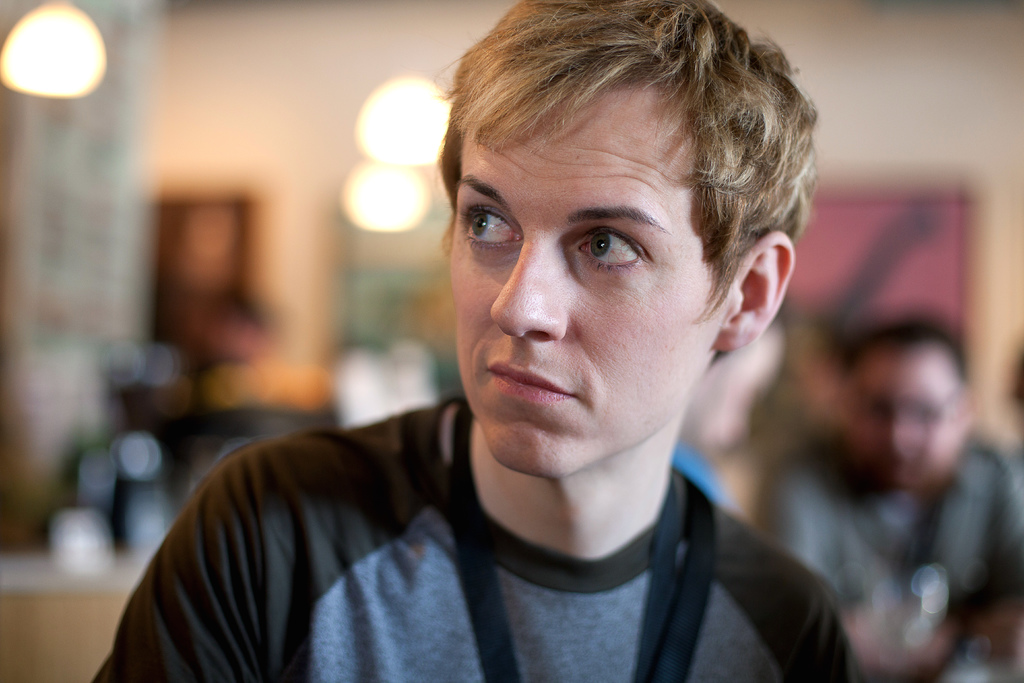
#> input picture visage.jpg, 1024 x 683 px
$ python mini_projet.py
#> lines starting #> are read from the running program, lines starting #| are printed output that depends on the picture; after the words box and inside, x2 and y2 are one past the last pixel; in counts of white or black regions, pixels touching at a corner belong together
import cv2
import numpy as np
import matplotlib.pyplot as plt
from sklearn.datasets import fetch_lfw_people
from sklearn.decomposition import PCA
from sklearn.model_selection import train_test_split
from sklearn.svm import SVC
from sklearn.metrics import classification_report
from sklearn.tree import DecisionTreeClassifier
from sklearn.ensemble import RandomForestClassifier
from skimage.feature import hog
from sklearn.preprocessing import LabelBinarizer

def compute_iou(boxA, boxB):
    xA = max(boxA[0], boxB[0])
    yA = max(boxA[1], boxB[1])
    xB = min(boxA[0] + boxA[2], boxB[0] + boxB[2])
    yB = min(boxA[1] + boxA[3], boxB[1] + boxB[3])

    inter_width = max(0, xB - xA)
    inter_height = max(0, yB - yA)
    inter_area = inter_width * inter_height

    boxA_area = boxA[2] * boxA[3]
    boxB_area = boxB[2] * boxB[3]

    union_area = boxA_area + boxB_area - inter_area
    if union_area == 0:
        return 0
    return inter_area / union_area

# Partie 1
def face_detection_and_iou(image_path, true_box):
#> called with image_path = 'visage.jpg', true_box = (462, 153, 220, 320)
    image = cv2.imread(image_path)
#> image is the input picture: shape (683, 1024, 3); mean B, G, R 100.6, 109.6, 127.3
    gray = cv2.cvtColor(image, cv2.COLOR_BGR2GRAY)
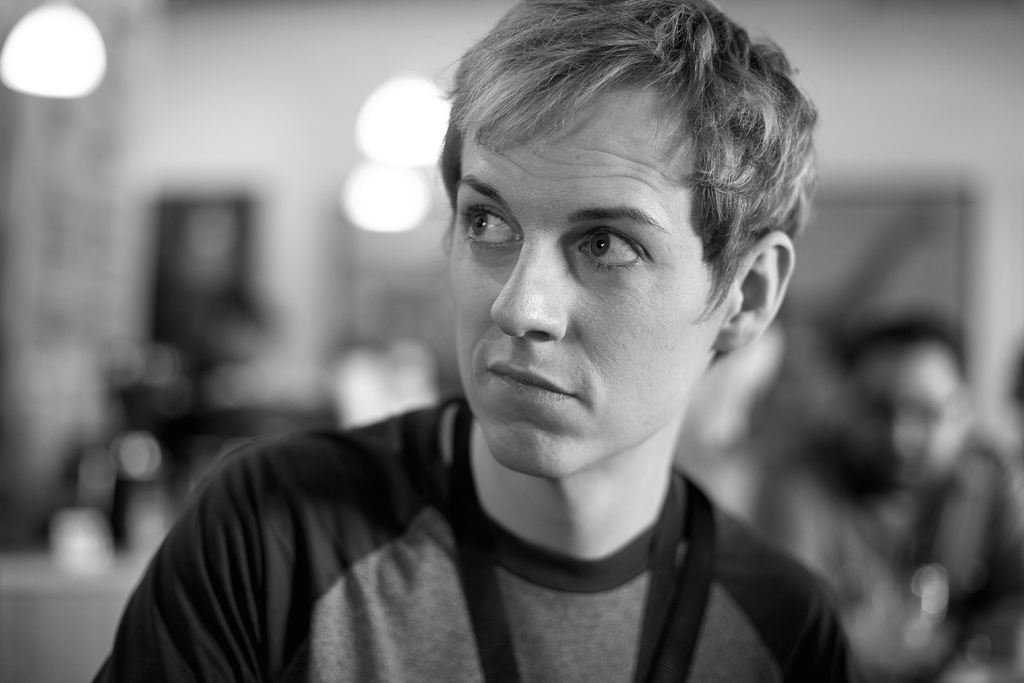
#> gray: shape (683, 1024); min 0, max 255, mean 113.8
    face_classifier = cv2.CascadeClassifier(cv2.data.haarcascades + "haarcascade_frontalface_default.xml")
    faces = face_classifier.detectMultiScale(gray, scaleFactor=1.1, minNeighbors=5)
#> faces = [[373, 104, 354, 354]]

    image_rgb = cv2.cvtColor(image, cv2.COLOR_BGR2RGB)
    cv2.rectangle(image_rgb, (true_box[0], true_box[1]), (true_box[0]+true_box[2], true_box[1]+true_box[3]), (0,255,0), 2)
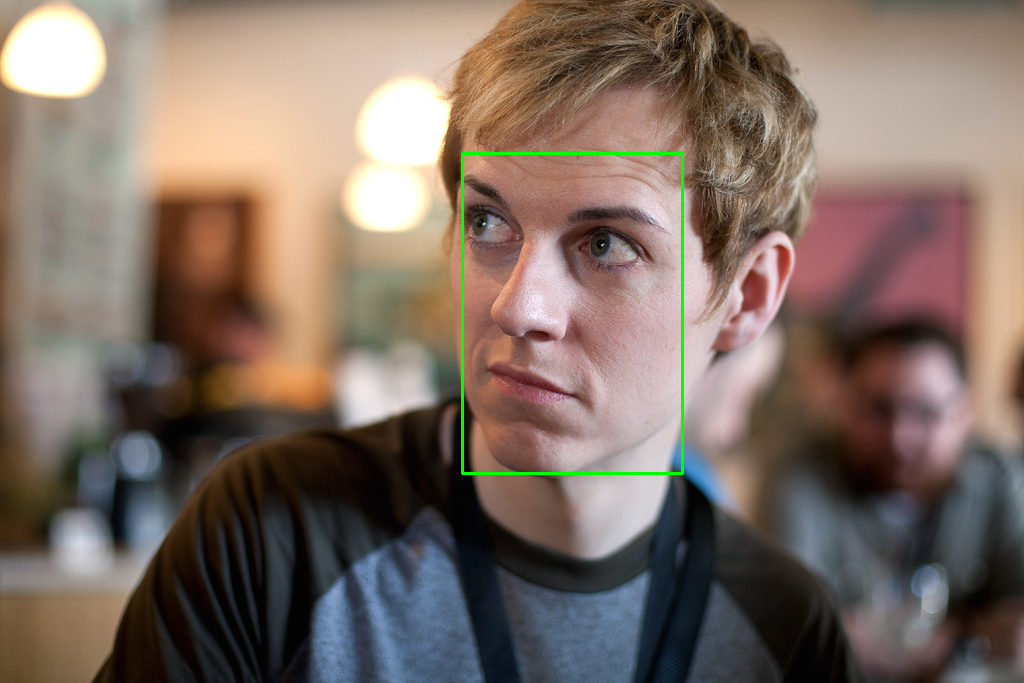
#> image_rgb: shape (683, 1024, 3); mean R, G, B 126.5, 110.1, 100

    for (x, y, w, h) in faces:
        pred_box = (x, y, w, h)
        iou = compute_iou(true_box, pred_box)
        print(f"IoU: {iou:.2f}")
        cv2.rectangle(image_rgb, (x, y), (x+w, y+h), (255,0,0), 2)
#> this loop made 1 pass
#> (x, y, w, h, xA in compute_iou, yA in compute_iou, xB in compute_iou, yB in compute_iou) on pass 1: (373, 104, 354, 354, 462, 153, 682, 458)
#| IoU: 0.52
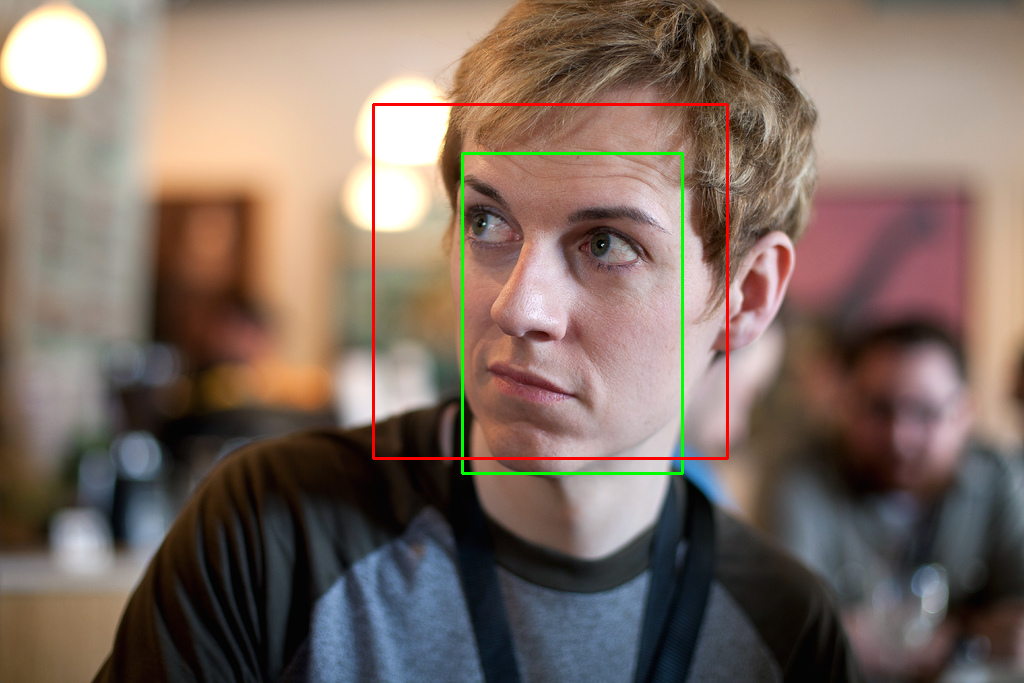
#> image_rgb: shape (683, 1024, 3); 0.61% of pixels changed, all inside (x1, y1, x2, y2) = (372, 103, 729, 460)

    plt.imshow(image_rgb)
    plt.axis('off')
    plt.title("Boîte réelle (vert) vs prédite (bleu)")
    plt.show()

# Partie 2
def recognition_pipeline():
    lfw = fetch_lfw_people(min_faces_per_person=70, resize=0.4)
    X, y = lfw.data, lfw.target
    target_names = lfw.target_names

    # ACP
    # Précisionn globale 76%
    X_train, X_test, y_train, y_test = train_test_split(X, y, test_size=0.3)
    pca = PCA(n_components=150, whiten=True)
    X_train_pca = pca.fit_transform(X_train)
    X_test_pca = pca.transform(X_test)

    clf_svm = SVC()
    clf_svm.fit(X_train_pca, y_train)
    y_pred_pca = clf_svm.predict(X_test_pca)

    print("ACP + SVM")
    print(classification_report(y_test, y_pred_pca, target_names=target_names, zero_division=0))
    #Les classes avec beaucoup d’exemples sont bien reconnues (rappel de 0.98).
    #Les classes avec peu d’images  sont moins bien classées (rappel autour de 0.4).

    #Cela montre que l’ACP extrait efficacement les informations visuelles pertinentes, et que SVM gère bien la séparation.

    # HOG + DecisionTree / RandomForest
    hog_features = [hog(img.reshape(50, 37)) for img in X]
    X_train_hog, X_test_hog, y_train, y_test = train_test_split(hog_features, y, test_size=0.3)

    clf_tree = DecisionTreeClassifier()
    clf_tree.fit(X_train_hog, y_train)
    print("HOG + Decision Tree")
    print(classification_report(y_test, clf_tree.predict(X_test_hog), target_names=target_names, zero_division=0))
    #Précision 50%
    # L’arbre de décision surapprend vite si les descripteurs sont trop nombreux
    # Trop de bruit dans les données HOG pour un arbre simple

    clf_rf = RandomForestClassifier()
    clf_rf.fit(X_train_hog, y_train)
    print("HOG + Random Forest")
    print(classification_report(y_test, clf_rf.predict(X_test_hog), target_names=target_names, zero_division=0))
    # Précision globale 65%
    # Meilleure robustesse que l'arbre de décision, car le Random Forest réduit le surapprentissage en moyennant les résultats de plusieurs arbres.


# Exemple d'exécution

face_detection_and_iou("visage.jpg", (462, 153, 220, 320))
recognition_pipeline()
#> (the call stopped at in recognition_pipeline, `lfw = fetch_lfw_people(min_faces_per_person=70, resize=0.4)`: the network is not available in this run)


# Conclusion : L'ACP est la meilleure méthode dans notre cas car
# Elle réduit la dimensionnalité tout en conservant l'information pertinente.
# Elle améliore la performance des classifieurs en réduisant le bruit.
# HOG est puissant, mais il faut un classifieur plus solide que Decision Tree seul.
